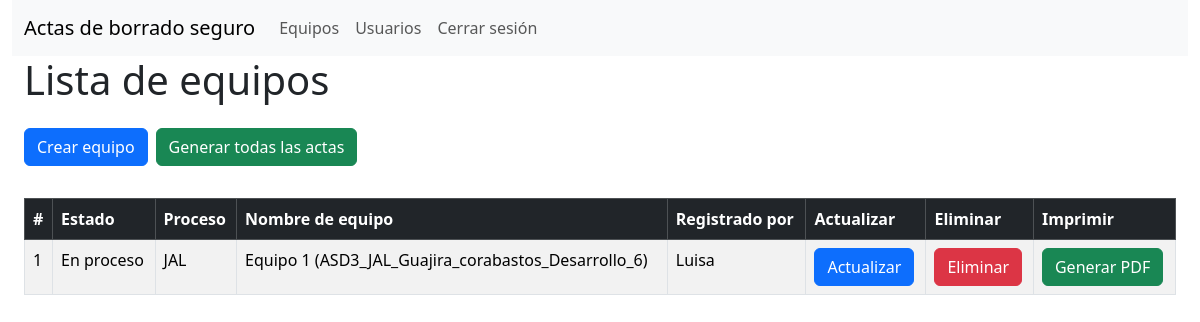
The app's page /equipos/lista-equipos (signed in), older data.
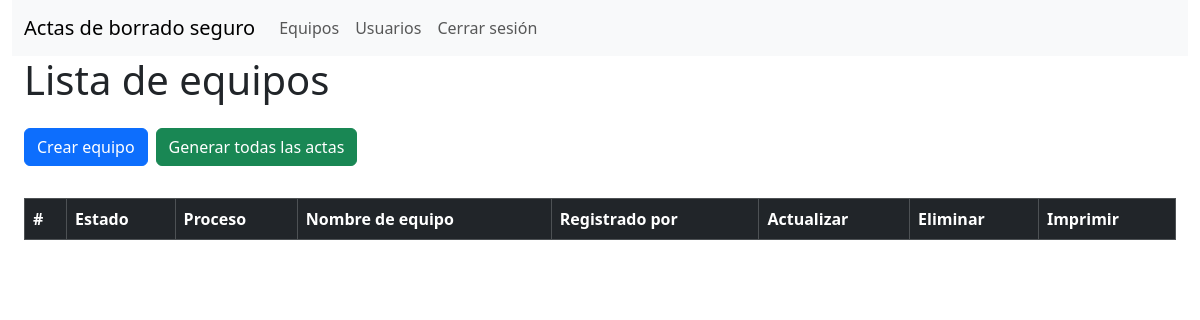
The same page, newer data.
### app/models.py (models this page shows, shortened)
class Equipo(db.Model):
    __tablename__ = "equipo"
    asd_id = db.Column(db.Integer, primary_key=True)
    nombre = db.Column(db.String(100), nullable=False)
    estado = db.Column(db.Enum(EstadoEnum), default=EstadoEnum.REGISTRADO)
    comision = db.Column(db.String(100), nullable=True)
    cod_comision = db.Column(db.Numeric(10, 0), nullable=True)# identificador de la comision por jal o consulta
    municipio = db.Column(db.String(100), nullable=True)
    departamento = db.Column(db.String(100), nullable=True)
    equipo_marca = db.Column(db.String(100), nullable=True)
    equipo_modelo = db.Column(db.String(100), nullable=True)
    equipo_serial = db.Column(db.String(100), nullable=True)
    dd_marca = db.Column(db.String(100), nullable=True)
    dd_modelo = db.Column(db.String(100), nullable=True)
    dd_serial = db.Column(db.String(100), nullable=True)
    sha_1 = db.Column(db.String(100), nullable=True)
    proceso = db.Column(db.Enum(Proceso), default=Proceso.JAL)# cambiar campo por jal o consulta proceso
    observacion = db.Column(db.Text,nullable=True)
    fecha_hora_inicio = db.Column(db.DateTime, nullable=True)
    fecha_hora_fin = db.Column(db.DateTime, nullable=True)
    imagenes = db.Column(MutableList.as_mutable(JSON))
    created_at = db.Column(db.DateTime, default=datetime.utcnow, nullable=False)
    updated_at = db.Column(db.DateTime, default=datetime.utcnow, onupdate=datetime.utcnow, nullable=False)
    usuario_id = db.Column(db.Integer, db.ForeignKey('usuario.id', name='fk_usuario_id'), nullable=False)
    jal_id = db.Column(db.Integer, db.ForeignKey('jal.id', name='fk_jal_id'), nullable=True)
    consulta_id = db.Column(db.Integer, db.ForeignKey('consulta.id',name='fk_consulta_id'), nullable=True)
    usuario = db.relationship('Usuario', backref=db.backref('equipo', lazy=True))
    jal = db.relationship('Jal', backref=db.backref('equipo', uselist=False), foreign_keys=[jal_id])
    consulta = db.relationship('Consulta', backref=db.backref('equipo', uselist=False), foreign_keys=[consulta_id])

class Usuario(UserMixin, db.Model):
    __tablename__ = "usuario"
    id = db.Column(db.Integer, primary_key=True)
    userName = db.Column(db.String(100), unique=True, nullable=False)
    email = db.Column(db.String(120), unique=True, nullable=False)
    rol = db.Column(db.Enum(Rol), default=Rol.AGENTE)
    password = db.Column(db.String(128), nullable=False)
    estado = db.Column(db.Enum(Estado_usuario), default=Estado_usuario.ACTIVO)
    created_at = db.Column(db.DateTime, default=datetime.utcnow, nullable=False)
    updated_at = db.Column(db.DateTime, default=datetime.utcnow, onupdate=datetime.utcnow, nullable=False)

### app/equipos/routes.py (the view)
@equipos.route('/lista-equipos')
@acceso_requerido(roles=["Administrador"])
@login_required
def lista_equipos():
    try:
        equipos = Equipo.query.all()
        return render_template('lista_equipos.html', equipos=equipos)
    except Exception as e:
        flash(_("Error al listar equipos: {}").format(e), "error")
        return redirect(url_for('equipos.lista_equipos'))

### app/auth/routes.py (called while the page is built)
def acceso_requerido(roles=None):
    if roles is None:
        roles = []
    def decorador(f):
        @wraps(f)
        def decorated_function(*args, **kwargs):
            if current_user.is_authenticated is False:
                flash("Debes iniciar sesión para acceder a esta página", "warning")
                return redirect('/auth/login')
            if roles and current_user.rol.value not in roles:
                flash("No tienes permisos para acceder a esta página", "error")
                return redirect('/auth/login')
            return f(*args, **kwargs)
        return decorated_function
    return decorador

### app/models.py (called while the page is built)
@login.user_loader
def user_loader(id):
    return Usuario.query.get(id)

### app/equipos/templates/lista_equipos.html (shortened to what this page needs)
{% extends "base_admin.html" %}
{% block head %}
{{ super() }}
{% endblock %}
{% block content %}
{% block menu %}
{{ super() }}
{% endblock %}
<div class="container-fluid">
  <div class="row">
    <div class="col">
      <h1>Lista de equipos</h1>
      <div class="btn-toolbar mt-4" role="toolbar" aria-label="Toolbar with button groups">
        <div class="btn-group me-2 mb-2" role="group" aria-label="First group">
          <a href="{{ url_for('equipos.crear_equipo') }}" class="btn btn-primary">Crear equipo</a>
        </div>
        <div class="btn-group me-2 mb-2" role="group" aria-label="First group">
          <form action="{{ url_for('pdf.generar_todos_pdfs') }}" method="POST">
            <button type="submit" class="btn btn-success">
              Generar todas las actas
            </button>
          </form>
        </div>
      </div>
      <div class="table-responsive mt-4">
        <table
          id="equiposTable"
          class="display responsive nowrap table table-striped table-bordered"
          style="width: 100%"
        >
          <thead class="table-dark">
            <tr>
              <th>#</th>
              <th>Estado</th>
              <th>Proceso</th>
              <th>Nombre de equipo</th>
              <th>Registrado por</th>
              <th>Actualizar</th>
              <th>Eliminar</th>
              <th>Imprimir</th>
            </tr>
          </thead>
          <tbody>
            {% for equipo in equipos %}
            <tr>
              <td>{{equipo.asd_id}}</td>
              <td>{{equipo.estado.value}}</td>
              <td>{{equipo.proceso.value}}</td>
              <td>{{equipo.nombre}}</td>
              <td>{{equipo.usuario.userName}}</td>
              <td>
                <a
                  href="{{ url_for('equipos.editar_equipo', equipo_id=equipo.asd_id) }}"
                  class="btn btn-primary"
                  >Actualizar</a
                >
              </td>
              <td>
                <a
                  href="{{ url_for('equipos.eliminar_equipo', equipo_id=equipo.asd_id) }}"
                  class="btn btn-danger"
                  >Eliminar</a
                >
              </td>
              <td>
                <a
                  href="{{ url_for('pdf.crear_pdf', equipo_id=equipo.asd_id) }}"
                  class="btn btn-success"
                  >Generar PDF</a
                >
              </td>
            </tr>
            {% endfor %}
          </tbody>
        </table>
      </div>
    </div>
  </div>
</div>
{% endblock %} {% block scripts %} {{ super() }} {% endblock %}

### app/templates/base_admin.html (shortened to what this page needs)
{% extends "base.html" %}
{% block head %}
{{ super() }}
{% endblock %}
{% block content %}
{% block menu %}
<nav class="navbar navbar-expand-lg navbar-light bg-light">
    <div class="container-fluid">
      <a class="navbar-brand" href="#">Actas de borrado seguro</a>
      <div class="collapse navbar-collapse" id="navbarSupportedContent">
        <ul class="navbar-nav me-auto mb-2 mb-lg-0">
          <li class="nav-item">
            <a class="nav-link" href="{{ url_for('equipos.lista_equipos') }}">Equipos</a>
          </li>
          <li class="nav-item">
            <a class="nav-link" href="{{ url_for('usuarios.lista_usuarios') }}">Usuarios</a>
          </li>
          {% if current_user.is_authenticated %}
          <li class="nav-item">
            <a class="nav-link" href="{{ url_for('auth.logout') }}">Cerrar sesión</a>
          </li>
          {% else %}
          <li class="nav-item">
            <a class="nav-link" href="{{ url_for('auth.logout') }}">Cerrar sesión</a>
          </li>
          {% endif %}
        </ul>
      </div>
    </div>
  </nav>
{% endblock %}
{% endblock %}

### app/templates/base.html (shortened to what this page needs)
<!DOCTYPE html>
<html lang="es">
  <head>
    {% block head %}
    <link
      href="https://cdn.jsdelivr.net/npm/bootstrap@5.3.3/dist/css/bootstrap.min.css"
      rel="stylesheet"
    />
    <link
      rel="stylesheet"
      href="https://cdn.datatables.net/1.11.5/css/jquery.dataTables.min.css"
    />
    <link
      rel="stylesheet"
      href="https://cdn.datatables.net/responsive/2.4.0/css/responsive.dataTables.min.css"
    />
    <link rel="stylesheet" href="https://cdn.jsdelivr.net/npm/sweetalert2@11.14.5/dist/sweetalert2.min.css">
    {% endblock %}
  </head>
  <body>
    <div class="container-fluid">
      <div class="row">
        <div class="col">
          {% block content %} {% block menu %} {% endblock %}{% endblock %}
        </div>
      </div>
    </div>
  </body>
</html>

Row changes from the older to the newer data that the page shows:
removed Equipo: asd_id "1", estado.value "En proceso", proceso.value "JAL", nombre "Equipo 1 (ASD3_JAL_Guajira_corabastos_Desarrollo_6)", usuario.userName "Luisa"
